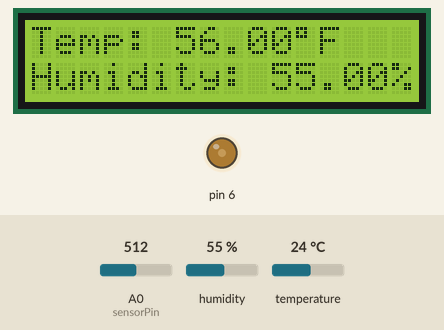
Recording of a sketch running on a simulated Arduino Uno, built with avr-gcc and run on an emulated ATmega328P. Shown: 16×2 character LCD, output pins drawn as LEDs (lit = HIGH). The test bench sets the inputs (shaded band); at power-on: A0 (sensorPin) = 512, humidity 55 %, temperature 24 °C. Pins used as bus, display or sensor lines are not drawn.

Above: at 1.2 s.
1.3 s: A0 (sensorPin) set to 306
At 3.7 s:
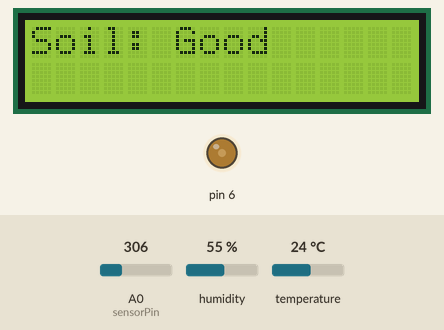
13.6 s: A0 (sensorPin) set to 511
At 16.2 s:
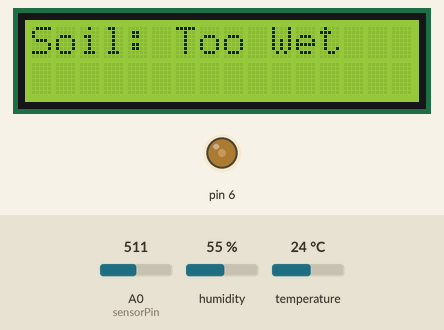
25.7 s: A0 (sensorPin) set to 900
At 28.6 s:
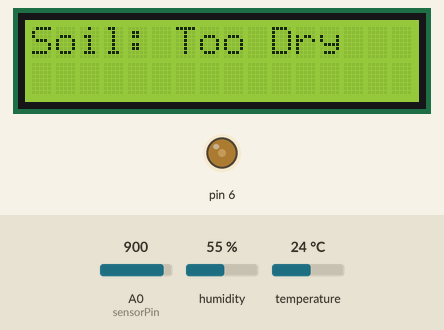
37.8 s: humidity set to 22 %
At 43.2 s:
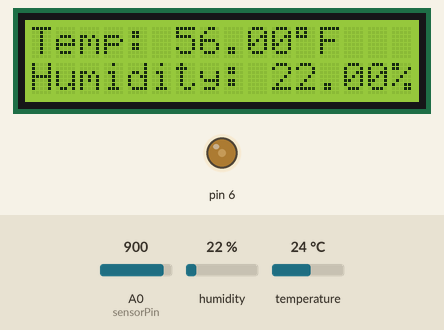
46.9 s: temperature set to 12 °C
At 49.5 s:
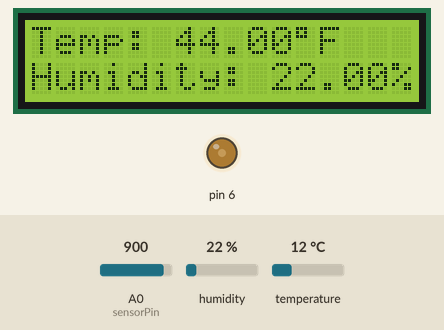
53.7 s: humidity set to 40 %
At 55.7 s:
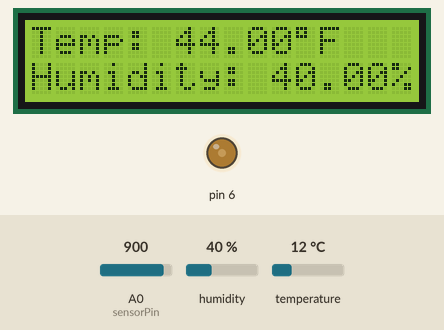
Timing chart, 0 to 57.2 s (numbered marks = the images above; inputs shaded):
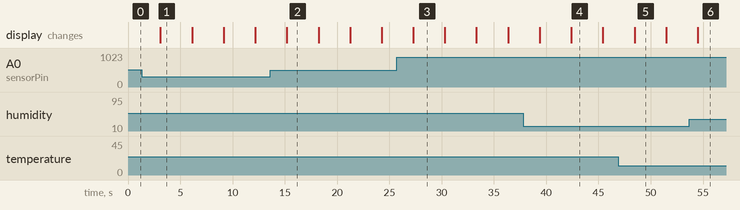

Measured:
- after the input at 1.3 s, the display: changes after 1.8 s (image 1)
- after the input at 13.6 s, the display: changes after 1.6 s (image 2)
- after the input at 25.7 s, the display: changes after 1.6 s (image 3)
- after the input at 37.8 s, the display: first differs from a run without the input after 4.6 s (image 4)
- after the input at 46.9 s, the display: changes after 1.6 s (image 5)
- after the input at 53.7 s, the display: changes after 0.80 s (image 6)
- what the display in image 1 shows lasts 3.0 s, from 3.1 s to 6.1 s

The sketch:

ARCIE_LCD_MAIN.ino
```cpp
/*
  ARDUINO CONTROLLED INDEPENDENT ECOSYSTEM

  CODE: Reads soil moisture levels, humiidty levels, temperature in F
  OUTPUT: LCD DISPLAY

  TEAM 8 MEMBERS: Alex Benson, Isa Fontana, Macy Green
*/

// -------------------------------------
// LIBRARIES AND DEFINITIONS
#include <dht.h>                // humidity and temp
#include <LiquidCrystal.h>      // LCD Library

// change these values based on calibration
#define soilWet 500   // define max value we consider soil 'wet'
#define soilDry 750   // define min value we consider soil 'dry'

// sensor pins
#define sensorPower 8 // soil, digital out
#define sensorPin A0 // soil, analog in
#define DHT11_PIN 7 // humidity, temperature, digital out

dht DHT; // DHT11 module definituion

int Contrast = 75; // CONTRAST, CIRCUIT w/o POTENTIOMETER
LiquidCrystal lcd(12, 11, 5, 4, 3, 2); // LCD PINS
// -------------------------------------


void setup() {
	pinMode(sensorPower, OUTPUT);
	digitalWrite(sensorPower, LOW);   // initially keep the sensor OFF

  analogWrite(6,Contrast); // LCD CONTRAST
  lcd.begin(16, 2);       // (columns, rows)

	Serial.begin(9600);
}

void loop() {
  // VARIABLES
  unsigned long currentMillis = millis(); // get current time in milliseconds
  int moisture = -1; // initializes moisture vairables
  unsigned long soilInterval = 1000; // takes reading every 8 hours, use 1000 for testing. 8 * 60 * 60 *
  static unsigned long lastSoilTime = 0;

  // ---------SOIL---------
  if (currentMillis - lastSoilTime >= soilInterval) {
    lastSoilTime = currentMillis;
    moisture = readSensor();

    lcd.clear();
    lcd.setCursor(0, 0); // top left

    // determine status of our soil
    if (moisture < soilWet) {
      lcd.print("Soil: Good  ");
    } else if (moisture >= soilWet && moisture < soilDry) { // ANALOG OUTPUT, refer to calibration def to know what this means
      lcd.print("Soil: Too Wet  ");
    } else {
      lcd.print("Soil: Too Dry  ");
    }
    delay(3000); // wait for the next display
  }
	//----------------------

  // ----------HUMIDITY-&-TEMP----------
  int chk = DHT.read11(DHT11_PIN);
  float temperature = DHT.temperature;
  temperature = (temperature * (9/5)) + 32;
  float humidity = DHT.humidity;

  // Display humidity and temperature on LCD
  lcd.clear();
  lcd.setCursor(0, 0);
  lcd.print("Temp: ");
  lcd.print(temperature);
  lcd.print(char(223));
  lcd.print("F");

  lcd.setCursor(0, 1);
  lcd.print("Humidity: ");
  lcd.print(humidity);
  lcd.print("%   ");
  delay(3000);
  //------------------------------------
  }     // end void setup look

// ------------FUNCTIONS------------
//  READ SENSOR FUNCTION returns the analog soil moisture measurement
int readSensor() {
	digitalWrite(sensorPower, HIGH);  // turn the sensor ON
	delay(10);                        // allow power to settle
	int val = analogRead(sensorPin);	// read the analog value form sensor
	digitalWrite(sensorPower, LOW);		// turn the sensor OFF
	return val;							          // return analog moisture value
}
// ---------------------------------
```
